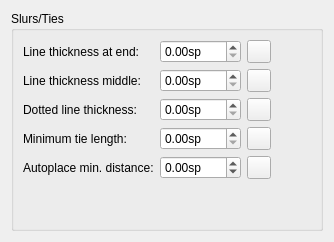
      <widget class="QWidget" name="PageSlursTies">
       <layout class="QVBoxLayout" name="verticalLayout_13">
        <property name="spacing">
         <number>0</number>
        </property>
        <item>
         <widget class="QGroupBox" name="groupBox_9">
          <property name="title">
           <string>Slurs/Ties</string>
          </property>
          <property name="flat">
           <bool>false</bool>
          </property>
          <layout class="QGridLayout" name="gridLayout_3">
           <item row="0" column="1">
            <widget class="QDoubleSpinBox" name="slurEndLineWidth">
             <property name="sizePolicy">
              <sizepolicy hsizetype="Preferred" vsizetype="Fixed">
               <horstretch>0</horstretch>
               <verstretch>0</verstretch>
              </sizepolicy>
             </property>
             <property name="suffix">
              <string>sp</string>
             </property>
             <property name="singleStep">
              <double>0.050000000000000</double>
             </property>
            </widget>
           </item>
           <item row="2" column="0">
            <widget class="QLabel" name="label_33">
             <property name="text">
              <string>Dotted line thickness:</string>
             </property>
             <property name="buddy">
              <cstring>slurDottedLineWidth</cstring>
             </property>
            </widget>
           </item>
           <item row="2" column="1">
            <widget class="QDoubleSpinBox" name="slurDottedLineWidth">
             <property name="sizePolicy">
              <sizepolicy hsizetype="Preferred" vsizetype="Fixed">
               <horstretch>0</horstretch>
               <verstretch>0</verstretch>
              </sizepolicy>
             </property>
             <property name="suffix">
              <string>sp</string>
             </property>
             <property name="singleStep">
              <double>0.050000000000000</double>
             </property>
            </widget>
           </item>
           <item row="4" column="0">
            <widget class="QLabel" name="label_158">
             <property name="text">
              <string>Autoplace min. distance:</string>
             </property>
            </widget>
           </item>
           <item row="0" column="0">
            <widget class="QLabel" name="label_30">
             <property name="text">
              <string>Line thickness at end:</string>
             </property>
             <property name="buddy">
              <cstring>slurEndLineWidth</cstring>
             </property>
            </widget>
           </item>
           <item row="3" column="1">
            <widget class="QDoubleSpinBox" name="minTieLength">
             <property name="suffix">
              <string>sp</string>
             </property>
             <property name="singleStep">
              <double>0.100000000000000</double>
             </property>
            </widget>
           </item>
           <item row="4" column="3">
            <spacer name="horizontalSpacer">
             <property name="orientation">
              <enum>Qt::Horizontal</enum>
             </property>
             <property name="sizeHint" stdset="0">
              <size>
               <width>40</width>
               <height>20</height>
              </size>
             </property>
            </spacer>
           </item>
           <item row="1" column="1">
            <widget class="QDoubleSpinBox" name="slurMidLineWidth">
             <property name="sizePolicy">
              <sizepolicy hsizetype="Preferred" vsizetype="Fixed">
               <horstretch>0</horstretch>
               <verstretch>0</verstretch>
              </sizepolicy>
             </property>
             <property name="suffix">
              <string>sp</string>
             </property>
             <property name="singleStep">
              <double>0.050000000000000</double>
             </property>
            </widget>
           </item>
           <item row="1" column="0">
            <widget class="QLabel" name="label_31">
             <property name="text">
              <string>Line thickness middle:</string>
             </property>
             <property name="buddy">
              <cstring>slurMidLineWidth</cstring>
             </property>
            </widget>
           </item>
           <item row="3" column="0">
            <widget class="QLabel" name="minTieLengthLabel">
             <property name="text">
              <string>Minimum tie length:</string>
             </property>
             <property name="buddy">
              <cstring>minTieLength</cstring>
             </property>
            </widget>
           </item>
           <item row="4" column="1">
            <widget class="QDoubleSpinBox" name="slurMinDistance">
             <property name="sizePolicy">
              <sizepolicy hsizetype="Preferred" vsizetype="Fixed">
               <horstretch>0</horstretch>
               <verstretch>0</verstretch>
              </sizepolicy>
             </property>
             <property name="suffix">
              <string>sp</string>
             </property>
             <property name="decimals">
              <number>2</number>
             </property>
             <property name="minimum">
              <double>-100.000000000000000</double>
             </property>
             <property name="singleStep">
              <double>0.500000000000000</double>
             </property>
            </widget>
           </item>
           <item row="4" column="2">
            <widget class="QToolButton" name="resetSlurMinDistance">
             <property name="toolTip">
              <string>Reset to default</string>
             </property>
             <property name="accessibleName">
              <string>Reset 'Autoplace min. distance' value</string>
             </property>
             <property name="text">
              <string notr="true"/>
             </property>
             <property name="icon">
              <iconset resource="musescore.qrc">
               <normaloff>:/data/icons/edit-reset.svg</normaloff>:/data/icons/edit-reset.svg</iconset>
             </property>
            </widget>
           </item>
           <item row="5" column="0">
            <spacer name="verticalSpacer_4">
             <property name="orientation">
              <enum>Qt::Vertical</enum>
             </property>
             <property name="sizeHint" stdset="0">
              <size>
               <width>20</width>
               <height>40</height>
              </size>
             </property>
            </spacer>
           </item>
           <item row="0" column="2">
            <widget class="QToolButton" name="resetSlurEndLineWidth">
             <property name="toolTip">
              <string>Reset to default</string>
             </property>
             <property name="accessibleName">
              <string>Reset 'Line thickness at end' value</string>
             </property>
             <property name="text">
              <string notr="true"/>
             </property>
             <property name="icon">
              <iconset resource="musescore.qrc">
               <normaloff>:/data/icons/edit-reset.svg</normaloff>:/data/icons/edit-reset.svg</iconset>
             </property>
            </widget>
           </item>
           <item row="1" column="2">
            <widget class="QToolButton" name="resetSlurMidLineWidth">
             <property name="toolTip">
              <string>Reset to default</string>
             </property>
             <property name="accessibleName">
              <string>Reset 'Line thickness middle' value</string>
             </property>
             <property name="text">
              <string notr="true"/>
             </property>
             <property name="icon">
              <iconset resource="musescore.qrc">
               <normaloff>:/data/icons/edit-reset.svg</normaloff>:/data/icons/edit-reset.svg</iconset>
             </property>
            </widget>
           </item>
           <item row="2" column="2">
            <widget class="QToolButton" name="resetSlurDottedLineWidth">
             <property name="toolTip">
              <string>Reset to default</string>
             </property>
             <property name="accessibleName">
              <string>Reset 'Dotted line thickness' value</string>
             </property>
             <property name="text">
              <string notr="true"/>
             </property>
             <property name="icon">
              <iconset resource="musescore.qrc">
               <normaloff>:/data/icons/edit-reset.svg</normaloff>:/data/icons/edit-reset.svg</iconset>
             </property>
            </widget>
           </item>
           <item row="3" column="2">
            <widget class="QToolButton" name="resetMinTieLength">
             <property name="toolTip">
              <string>Reset to default</string>
             </property>
             <property name="accessibleName">
              <string>Reset 'Minimum tie length' value</string>
             </property>
             <property name="text">
              <string notr="true"/>
             </property>
             <property name="icon">
              <iconset resource="musescore.qrc">
               <normaloff>:/data/icons/edit-reset.svg</normaloff>:/data/icons/edit-reset.svg</iconset>
             </property>
            </widget>
           </item>
          </layout>
         </widget>
        </item>
       </layout>
      </widget>
